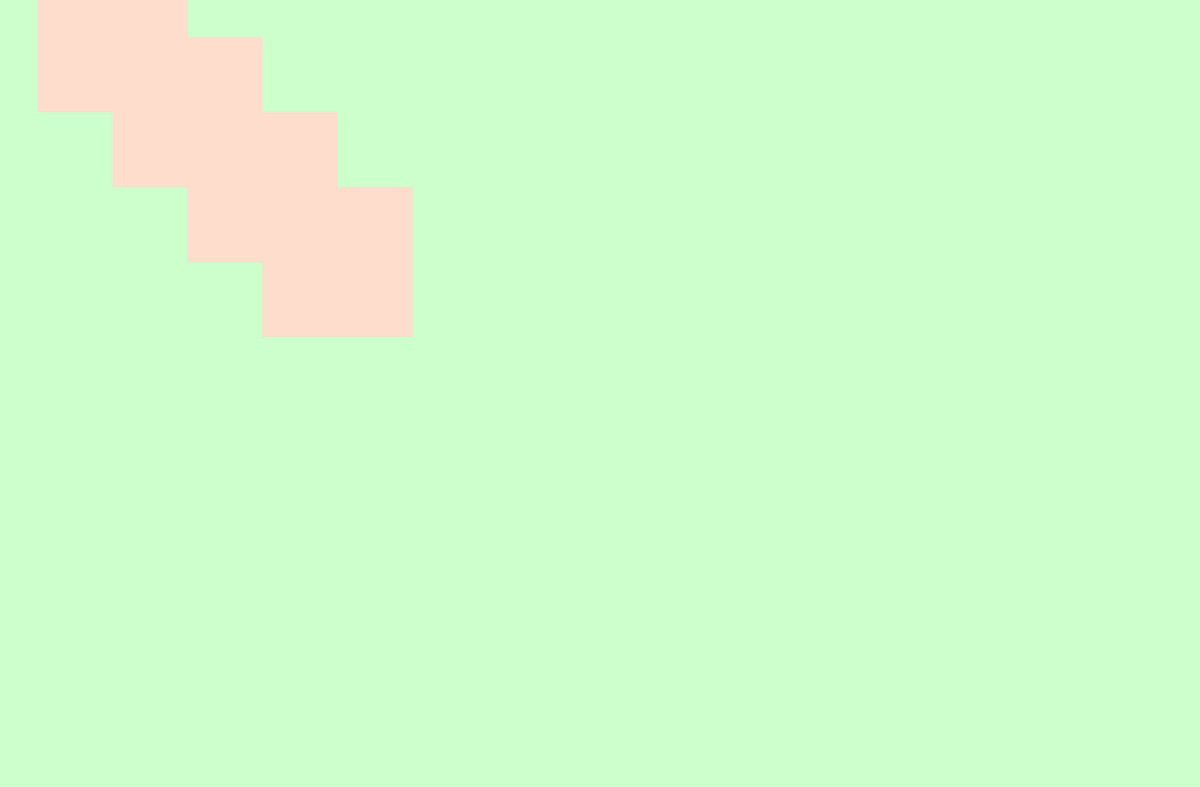
Frame 1 (no input)
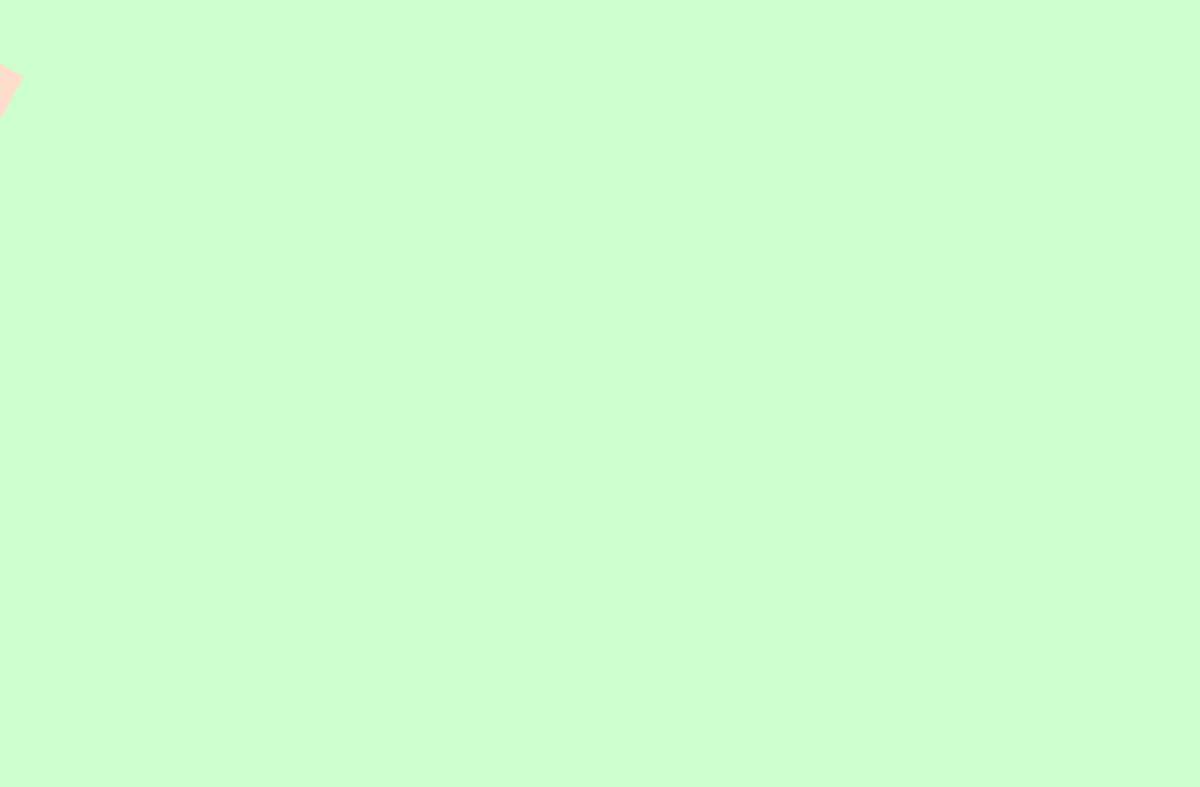
Frame 60 (the mouse pressed at the canvas centre just before this capture)
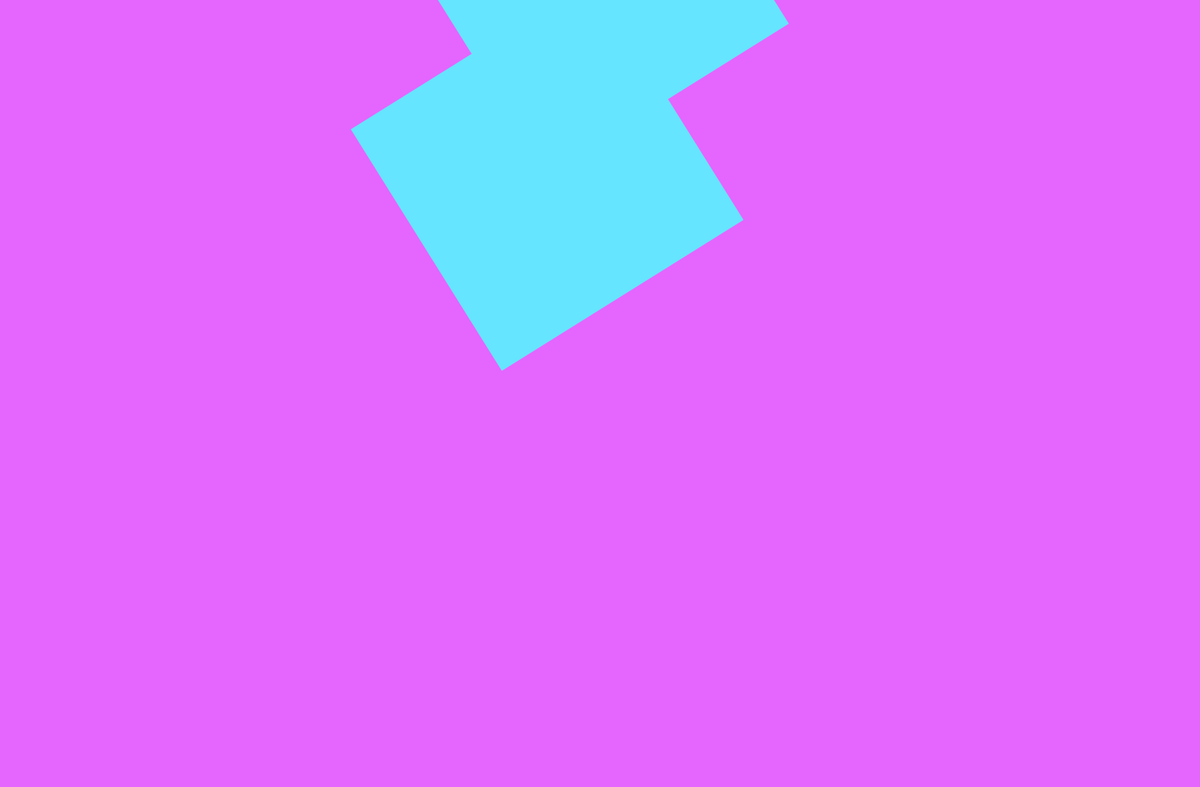
Frame 120 (the mouse held since frame 60 and released just before this capture)

The Processing sketch that drew these frames (run headless with seeded random() and noise(); from frame 60 on, the mouse is pressed at the canvas centre):

// Processing sketch: hw4
// ── hw4.pde
/*Homework 4.pde
Author: Cassandra Liau
Summary: 4 rectangles formed together with the control 
of the mouse and pulsing in size
*/

float angle = 0.0; //angle of the rectangle
float angleStep = 2.0; //speed of the rotation

float scaleFactor = 1; //scale of the rectangle
float scaleStep = 0.1; //1% increase every frame

color c1; //set up color
color c2; 

void setup(){
  size(1600, 1050);
  rectMode(CENTER); //center the rectangle
  colorMode(HSB, 360, 100, 100); //change color mode
}

void draw(){
  //set up hue & sat using the mouse as the control
  float hue = map(mouseX, 0, width, 20, 360);
  float sat = map(mouseY, 0, height, 20, 100);
  
  //set up colors
  color c1 = color(hue, sat, 100); 
  color c2 = color(hue, sat, 100);
  
  noStroke();
  
  //background color changes relative to the mouse
  background(color((hue(c1)+100) % 360, sat, 100)); 
  
  //start a transformation set
  pushMatrix(); 
    //translate to mouse position
    translate(mouseX, mouseY);
    //rotate the rectangle in degree angle in radians
    rotate(radians(angle));
    //scale by scaleFactor
    scale(scaleFactor);
    //for loop for the rectangle
    for(float radius = 200; radius > 0; radius --){
      //lerping the color of the rectangle
      color rectColor = lerpColor(c1, c2, radius/200); 
      fill(rectColor);
      rect(150, 50, radius, radius);
      rect(250, 150, radius, radius);
      rect(350, 250, radius, radius);
      rect(450, 350, radius, radius);
      
    }
  popMatrix(); //end a transformation set
  
  //increment angle and scale
  angle += angleStep;
  scaleFactor += scaleStep;
  
  if(scaleFactor < 1.0 || scaleFactor > 2.0){
    scaleStep *= -1;
  }
}
